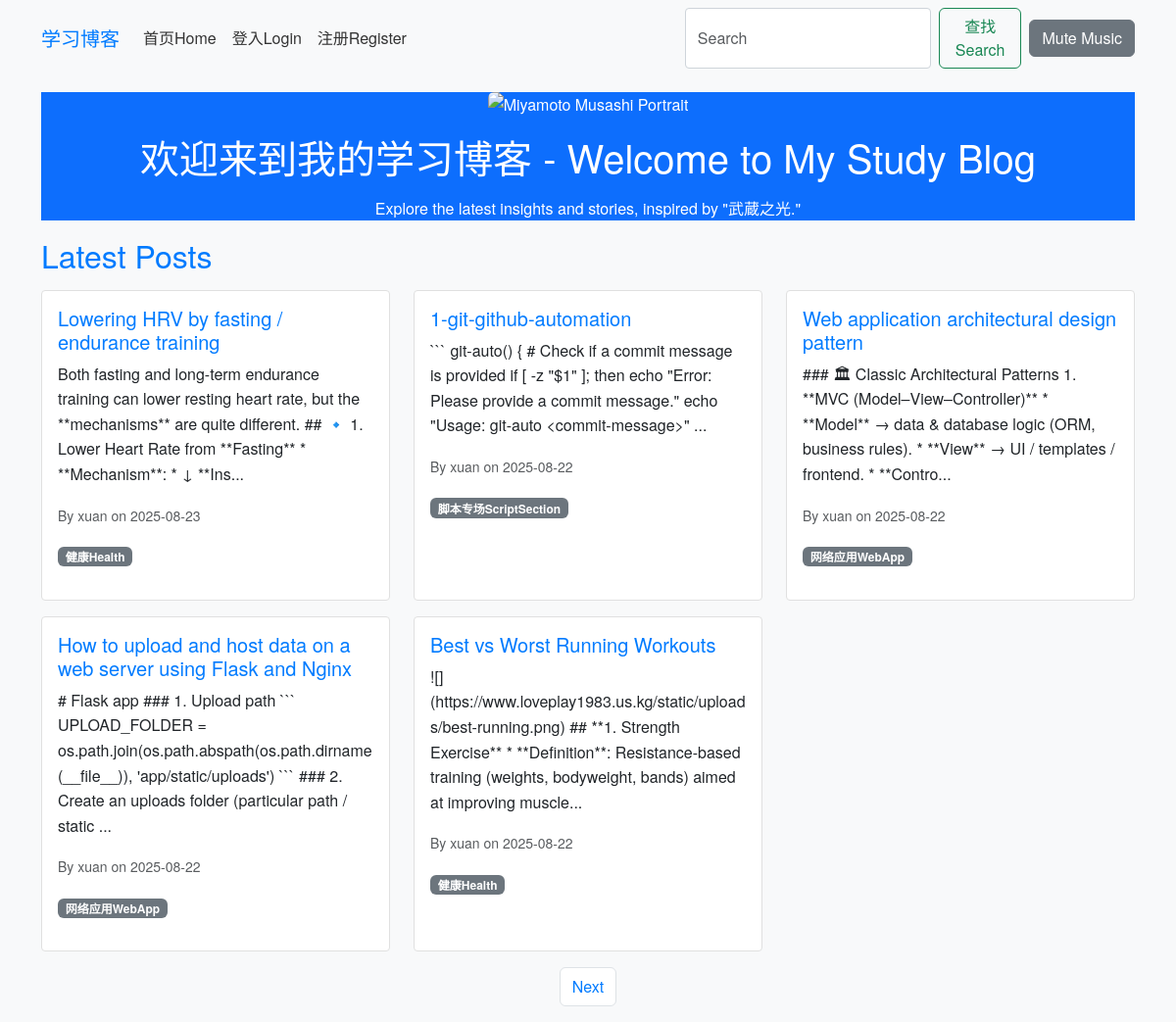
The page /index on the database as committed earlier.
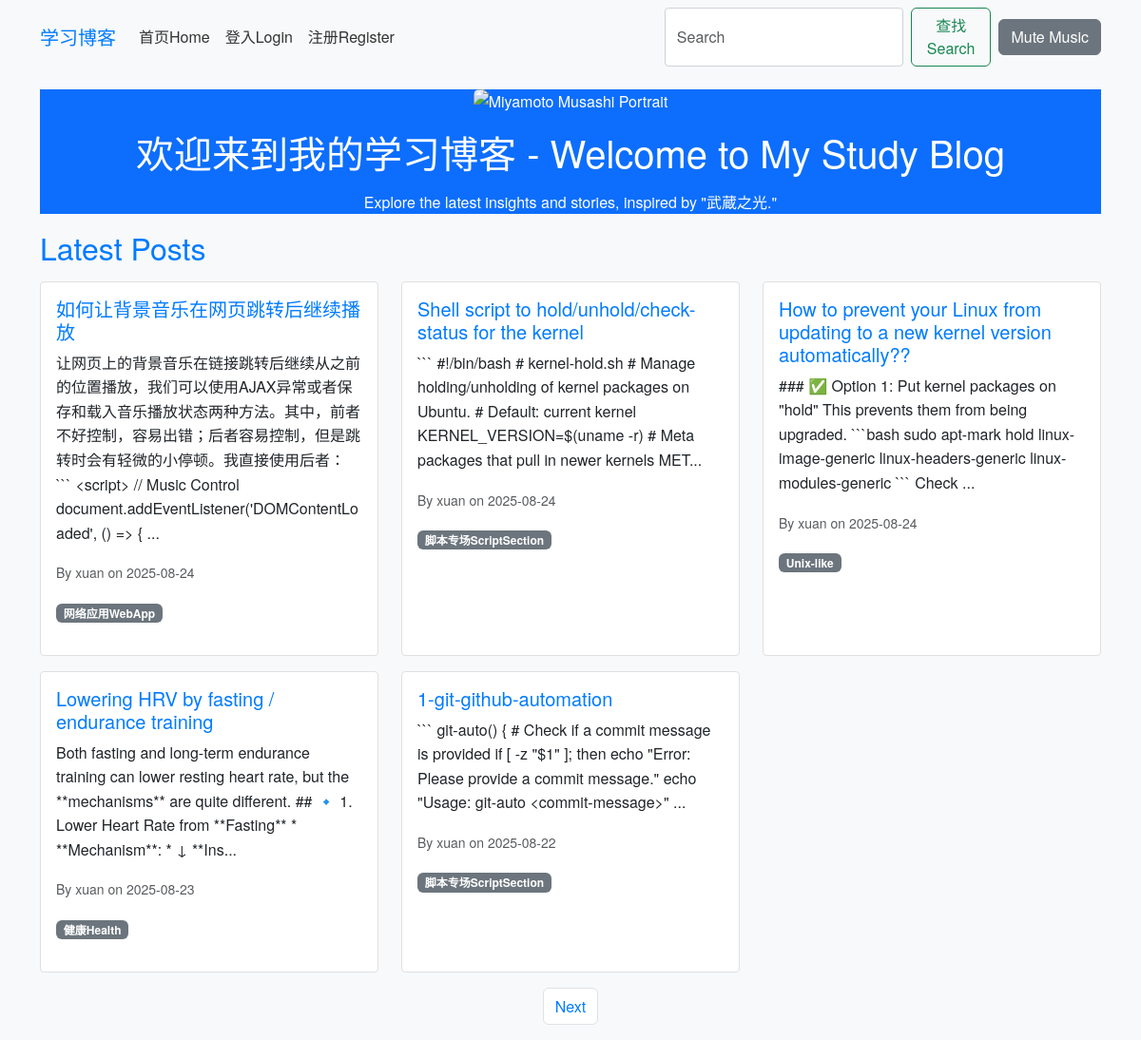
The same page on the database as committed later.
### app/models.py (models this page shows, shortened)
class Post(db.Model):
    id = db.Column(db.Integer, primary_key=True)
    title = db.Column(db.String(100), nullable=False)
    body = db.Column(db.Text, nullable=False)
    timestamp = db.Column(db.DateTime, index=True, default=datetime.utcnow)
    user_id = db.Column(db.Integer, db.ForeignKey('user.id'), nullable=False)
    category_id = db.Column(db.Integer, db.ForeignKey('category.id'))
    comments = db.relationship('Comment', backref='post', lazy='dynamic')

class User(db.Model, UserMixin):
    id = db.Column(db.Integer, primary_key=True)
    username = db.Column(db.String(64), index=True, unique=True)
    email = db.Column(db.String(120), index=True, unique=True)
    password_hash = db.Column(db.String(128))
    posts = db.relationship('Post', backref='author', lazy='dynamic')
    comments = db.relationship('Comment', backref='author', lazy='dynamic')
    about_me = db.Column(db.String(140))
    last_seen = db.Column(db.DateTime, default=datetime.utcnow)
    about_me = db.Column(db.Text)  # Changed from String(140) to Text for richer content
    avatar = db.Column(db.String(128))  # New field for avatar filename

class Category(db.Model):
    id = db.Column(db.Integer, primary_key=True)
    name = db.Column(db.String(50), unique=True)
    posts = db.relationship('Post', backref='category', lazy='dynamic')

### app/routes.py (the view)
@bp.route('/')
@bp.route('/index', methods=['GET'])
def index():
    page = request.args.get('page', 1, type=int)
    posts = Post.query.order_by(Post.timestamp.desc()).paginate(page=page, per_page=5, error_out=False)
    next_url = url_for('main.index', page=posts.next_num) if posts.has_next else None
    prev_url = url_for('main.index', page=posts.prev_num) if posts.has_prev else None
    return render_template('index.html', posts=posts.items, next_url=next_url, prev_url=prev_url)

### app/templates/index.html (shortened to what this page needs)
{% extends 'base.html' %}
{% block content %}
<div class="jumbotron text-center bg-primary text-white" style="opacity: 1; background-color: #0d6efd !important;">
    <img src="{{ url_for('static', filename='images/miyamotto.png') }}" alt="Miyamoto Musashi Portrait" class="img-fluid rounded mb-3" style="max-height: 300px;">
    <h1 style="color: #fff !important; opacity: 1;">欢迎来到我的学习博客 - Welcome to My Study Blog</h1>
    <p style="color: #fff !important; opacity: 1;">Explore the latest insights and stories, inspired by "武蔵之光."</p>
</div>
<h2>Latest Posts</h2>
<div class="row">
    {% for post in posts %}
    <div class="col-md-4 mb-3">
        <div class="card h-100">
            <div class="card-body">
                <h5 class="card-title"><a href="{{ url_for('main.post', post_id=post.id) }}">{{ post.title }}</a></h5>
                <p class="card-text">{{ post.body[:200] }}...</p>
                <p class="card-text"><small class="text-muted">By {{ post.author.username }} on {{ post.timestamp.strftime('%Y-%m-%d') }}</small></p>
                {% if post.category %}<span class="badge bg-secondary">{{ post.category.name }}</span>{% endif %}
            </div>
        </div>
    </div>
    {% endfor %}
</div>
<nav>
    <ul class="pagination justify-content-center">
        {% if next_url %}<li class="page-item"><a class="page-link" href="{{ next_url }}">Next</a></li>{% endif %}
    </ul>
</nav>
{% endblock %}

Rows that differ between the two databases and show on the page:
no longer on this page (row unchanged): Post: title "Web application architectural design pattern", body "### 🏛 Classic Architectural Patterns 1. **MVC (Model–View–Controller)** * **Model** → data & database logic (ORM, business rules). * **View** → UI / templates / frontend. * **Contro", author.username "xuan", timestamp "2025-08-22", category.name "网络应用WebApp"
no longer on this page (row unchanged): Post: title "How to upload and host data on a web server using Flask and Nginx", body "# Flask app ### 1. Upload path ``` UPLOAD_FOLDER = os.path.join(os.path.abspath(os.path.dirname(__file__)), 'app/static/uploads') ``` ### 2. Create an uploads folder (particular path / static", author.username "xuan", timestamp "2025-08-22", category.name "网络应用WebApp"
no longer on this page (row unchanged): Post: title "Best vs Worst Running Workouts", body "![](https://www.loveplay1983.us.kg/static/uploads/best-running.png) ## **1. Strength Exercise** * **Definition**: Resistance-based training (weights, bodyweight, bands) aimed at improving muscle", author.username "xuan", timestamp "2025-08-22", category.name "健康Health"
added Post: title "如何让背景音乐在网页跳转后继续播放", body "让网页上的背景音乐在链接跳转后继续从之前的位置播放，我们可以使用AJAX异常或者保存和载入音乐播放状态两种方法。其中，前者不好控制，容易出错；后者容易控制，但是跳转时会有轻微的小停顿。我直接使用后者： ``` <script> // Music Control document.addEventListener('DOMContentLoaded', () => {", author.username "xuan", timestamp "2025-08-24", category.name "网络应用WebApp"
added Post: title "Shell script to hold/unhold/check-status for the kernel", body "``` #!/bin/bash # kernel-hold.sh # Manage holding/unholding of kernel packages on Ubuntu. # Default: current kernel KERNEL_VERSION=$(uname -r) # Meta packages that pull in newer kernels MET", author.username "xuan", timestamp "2025-08-24", category.name "脚本专场ScriptSection"
added Post: title "How to prevent your Linux from updating to a new kernel version automatically??", body "### ✅ Option 1: Put kernel packages on \"hold\" This prevents them from being upgraded. ```bash sudo apt-mark hold linux-image-generic linux-headers-generic linux-modules-generic ``` Check", author.username "xuan", timestamp "2025-08-24", category.name "Unix-like"
